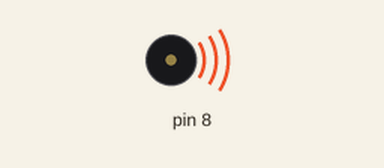
Recording of a sketch running on a simulated Arduino Uno, built with avr-gcc and run on an emulated ATmega328P. On the bench: buzzer (waves = sounding).

Above: at 0.05 s.
Timing chart, 0 to 3.0 s (numbered marks = the images above):
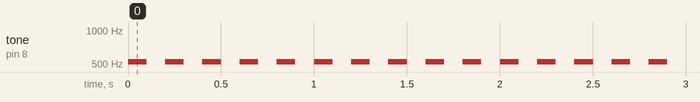

Measured:
- by itself, tone on pin 8: alternates 523 Hz for 0.10 s and silent for 0.10 s

The sketch:

PISK.ino
```cpp
void setup() {
  pinMode(8, OUTPUT);
}

void loop() {
  tone(8, 523, 100);
  delay(200);

}
```
